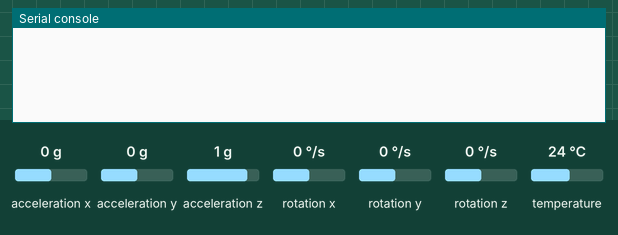
Bench run of a program on a simulated ESP8266 board running MicroPython. Parts: the last lines printed to the serial console. The test bench sets the inputs (shaded band); at power-on: acceleration x 0 g, acceleration y 0 g, acceleration z 1 g, rotation x 0 °/s, rotation y 0 °/s, rotation z 0 °/s, temperature 24 °C. Library files of the repository ran but are not shown: mpu6050.py.

Above: at 1.2 s.
1.3 s: acceleration x set to -1.4 g
At 2.5 s:
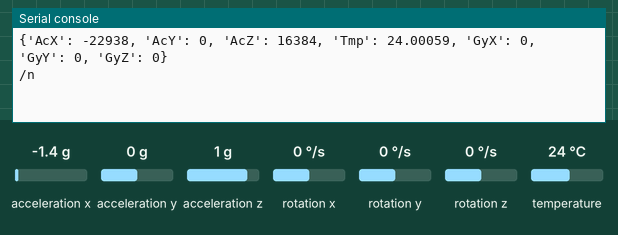
4.3 s: acceleration y set to -1.4 g
At 6.9 s:
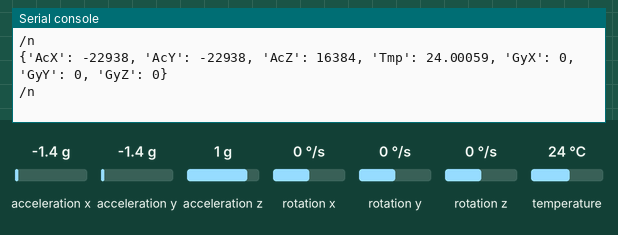
7.3 s: acceleration z set to -1.4 g
At 8.4 s:
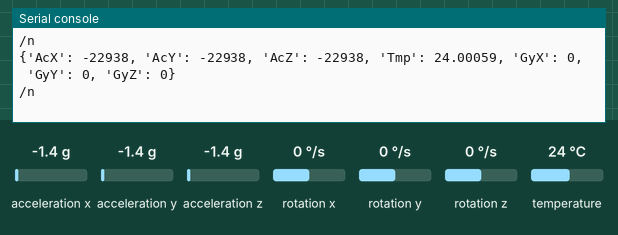
10.3 s: rotation x set to -192 °/s
At 12.8 s:
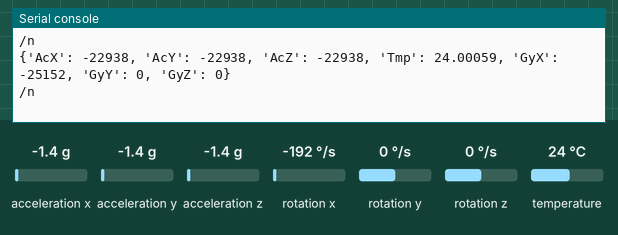
13.3 s: rotation y set to -192 °/s
At 14.5 s:
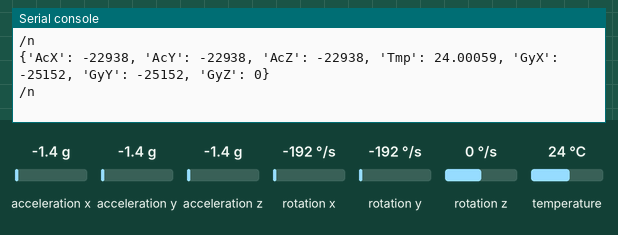

The program:

accelerometer.py
```python
'''
Program to get accelerometer readings
'''
from machine import I2C, Pin
import mpu6050
i2c = I2C(scl=Pin(5), sda=Pin(4))
accelerometer = mpu6050.accel(i2c)

from time import sleep
while True:
    sleep(2)
    print(accelerometer.get_values())
    print('/n')
#{'GyZ': -235, 'GyY': 296, 'GyX': 16, 'Tmp': 26.64764, 'AcZ': -1552, 'AcY': -412, 'AcX': 16892}
```

Measured:
- after the input at 1.3 s, the serial console: prints a new line after 0.70 s (image 1)
- after the input at 4.3 s, the serial console: prints a new line after 1.7 s (image 2)
- after the input at 7.3 s, the serial console: prints a new line after 0.71 s (image 3)
- after the input at 10.3 s, the serial console: prints a new line after 1.7 s (image 4)
- after the input at 13.3 s, the serial console: prints a new line after 0.71 s (image 5)
